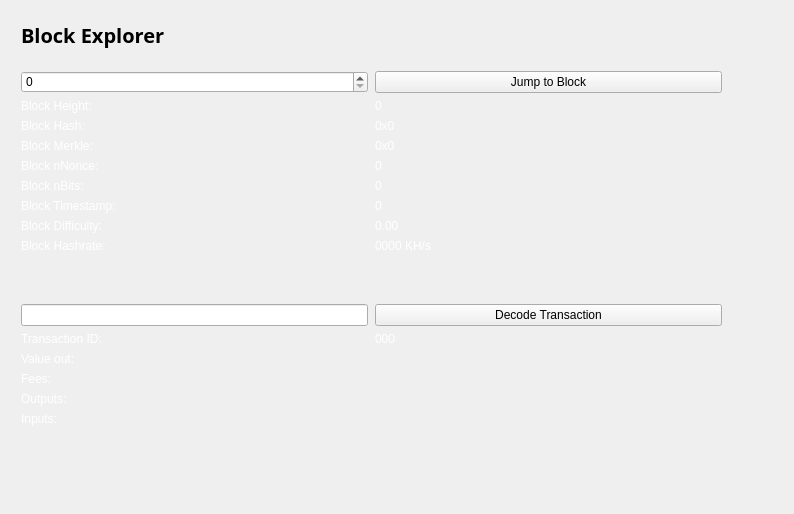
<?xml version="1.0" encoding="UTF-8"?>
<ui version="4.0">
 <class>BlockBrowser</class>
 <widget class="QWidget" name="BlockBrowser">
  <property name="windowModality">
   <enum>Qt::NonModal</enum>
  </property>
  <property name="enabled">
   <bool>true</bool>
  </property>
  <property name="geometry">
   <rect>
    <x>0</x>
    <y>0</y>
    <width>794</width>
    <height>514</height>
   </rect>
  </property>
  <property name="sizePolicy">
   <sizepolicy hsizetype="Preferred" vsizetype="Preferred">
    <horstretch>0</horstretch>
    <verstretch>0</verstretch>
   </sizepolicy>
  </property>
  <property name="minimumSize">
   <size>
    <width>0</width>
    <height>0</height>
   </size>
  </property>
  <property name="acceptDrops">
   <bool>false</bool>
  </property>
  <property name="windowTitle">
   <string>Form</string>
  </property>
  <property name="autoFillBackground">
   <bool>false</bool>
  </property>
  <property name="styleSheet">
   <string notr="true">color: white;</string>
  </property>
  <layout class="QGridLayout">
   <property name="sizeConstraint">
    <enum>QLayout::SetMaximumSize</enum>
   </property>
   <property name="leftMargin">
    <number>21</number>
   </property>
   <property name="topMargin">
    <number>21</number>
   </property>
   <property name="rightMargin">
    <number>10</number>
   </property>
   <item row="1" column="0">
    <widget class="QWidget" name="widget" native="true">
     <widget class="QWidget" name="layoutWidget">
      <property name="geometry">
       <rect>
        <x>0</x>
        <y>0</y>
        <width>699</width>
        <height>27</height>
       </rect>
      </property>
      <layout class="QHBoxLayout" name="horizontalLayout_4">
       <property name="spacing">
        <number>7</number>
       </property>
       <item>
        <widget class="QLabel" name="label_5">
         <property name="font">
          <font>
           <family>Open Sans,sans-serif</family>
          </font>
         </property>
         <property name="styleSheet">
          <string notr="true">color: white;</string>
         </property>
         <property name="text">
          <string>&lt;html&gt;&lt;head/&gt;&lt;body&gt;&lt;p&gt;&lt;span style=&quot; font-size:20px; font-weight:600; color:#000000;&quot;&gt;Block Explorer &lt;/span&gt;&lt;/p&gt;&lt;/body&gt;&lt;/html&gt;</string>
         </property>
        </widget>
       </item>
       <item>
        <spacer name="horizontalSpacer_2">
         <property name="orientation">
          <enum>Qt::Horizontal</enum>
         </property>
         <property name="sizeHint" stdset="0">
          <size>
           <width>40</width>
           <height>20</height>
          </size>
         </property>
        </spacer>
       </item>
      </layout>
     </widget>
     <widget class="QWidget" name="layoutWidget_2">
      <property name="geometry">
       <rect>
        <x>0</x>
        <y>50</y>
        <width>701</width>
        <height>400</height>
       </rect>
      </property>
      <layout class="QGridLayout" name="gridLayout_3" rowstretch="0,0,0,0,0,0,0,0,0,0,0,0,0,0,0,0,0,0,0" columnstretch="0,0">
       <property name="sizeConstraint">
        <enum>QLayout::SetDefaultConstraint</enum>
       </property>
       <property name="horizontalSpacing">
        <number>7</number>
       </property>
       <item row="18" column="0">
        <spacer name="verticalSpacer">
         <property name="orientation">
          <enum>Qt::Vertical</enum>
         </property>
         <property name="sizeHint" stdset="0">
          <size>
           <width>20</width>
           <height>40</height>
          </size>
         </property>
        </spacer>
       </item>
       <item row="12" column="1">
        <widget class="QPushButton" name="txButton">
         <property name="styleSheet">
          <string notr="true">color: black;</string>
         </property>
         <property name="text">
          <string>Decode Transaction</string>
         </property>
        </widget>
       </item>
       <item row="17" column="0">
        <widget class="QLabel" name="inputLabel">
         <property name="text">
          <string>Inputs:</string>
         </property>
         <property name="alignment">
          <set>Qt::AlignLeading|Qt::AlignLeft|Qt::AlignTop</set>
         </property>
        </widget>
       </item>
       <item row="10" column="1">
        <widget class="QLabel" name="pawBox">
         <property name="text">
          <string>0000 KH/s</string>
         </property>
        </widget>
       </item>
       <item row="14" column="0">
        <widget class="QLabel" name="valueLabel">
         <property name="text">
          <string>Value out:</string>
         </property>
        </widget>
       </item>
       <item row="13" column="0">
        <widget class="QLabel" name="txLabel">
         <property name="text">
          <string>Transaction ID:</string>
         </property>
        </widget>
       </item>
       <item row="9" column="1">
        <widget class="QLabel" name="hardBox">
         <property name="text">
          <string>0.00</string>
         </property>
        </widget>
       </item>
       <item row="13" column="1">
        <widget class="QLabel" name="txID">
         <property name="text">
          <string>000</string>
         </property>
        </widget>
       </item>
       <item row="17" column="1">
        <widget class="QLabel" name="inputBox">
         <property name="text">
          <string/>
         </property>
         <property name="alignment">
          <set>Qt::AlignLeading|Qt::AlignLeft|Qt::AlignTop</set>
         </property>
        </widget>
       </item>
       <item row="14" column="1">
        <widget class="QLabel" name="valueBox">
         <property name="text">
          <string/>
         </property>
        </widget>
       </item>
       <item row="9" column="0">
        <widget class="QLabel" name="hardLabel">
         <property name="text">
          <string>Block Difficulty:</string>
         </property>
        </widget>
       </item>
       <item row="1" column="0">
        <widget class="QSpinBox" name="heightBox">
         <property name="sizePolicy">
          <sizepolicy hsizetype="Preferred" vsizetype="Fixed">
           <horstretch>0</horstretch>
           <verstretch>0</verstretch>
          </sizepolicy>
         </property>
         <property name="styleSheet">
          <string notr="true">color: black;</string>
         </property>
         <property name="maximum">
          <number>99999999</number>
         </property>
        </widget>
       </item>
       <item row="3" column="0">
        <widget class="QLabel" name="heightLabel_2">
         <property name="text">
          <string>Block Height:</string>
         </property>
        </widget>
       </item>
       <item row="8" column="1">
        <widget class="QLabel" name="timeBox">
         <property name="text">
          <string>0</string>
         </property>
        </widget>
       </item>
       <item row="1" column="1">
        <widget class="QPushButton" name="blockButton">
         <property name="styleSheet">
          <string notr="true">color: black;</string>
         </property>
         <property name="text">
          <string>Jump to Block</string>
         </property>
        </widget>
       </item>
       <item row="5" column="0">
        <widget class="QLabel" name="merkleLabel">
         <property name="text">
          <string>Block Merkle:</string>
         </property>
        </widget>
       </item>
       <item row="4" column="0">
        <widget class="QLabel" name="hashLabel">
         <property name="text">
          <string>Block Hash:</string>
         </property>
        </widget>
       </item>
       <item row="15" column="1">
        <widget class="QLabel" name="feesBox">
         <property name="text">
          <string/>
         </property>
        </widget>
       </item>
       <item row="10" column="0">
        <widget class="QLabel" name="pawLabel">
         <property name="text">
          <string>Block Hashrate:</string>
         </property>
        </widget>
       </item>
       <item row="3" column="1">
        <widget class="QLabel" name="heightLabel">
         <property name="text">
          <string>0</string>
         </property>
        </widget>
       </item>
       <item row="15" column="0">
        <widget class="QLabel" name="feesLabel">
         <property name="text">
          <string>Fees:</string>
         </property>
        </widget>
       </item>
       <item row="7" column="0">
        <widget class="QLabel" name="bitsLabel">
         <property name="text">
          <string>Block nBits:</string>
         </property>
        </widget>
       </item>
       <item row="7" column="1">
        <widget class="QLabel" name="bitsBox">
         <property name="text">
          <string>0</string>
         </property>
        </widget>
       </item>
       <item row="5" column="1">
        <widget class="QLabel" name="merkleBox">
         <property name="minimumSize">
          <size>
           <width>187</width>
           <height>0</height>
          </size>
         </property>
         <property name="text">
          <string>0x0</string>
         </property>
        </widget>
       </item>
       <item row="16" column="0">
        <widget class="QLabel" name="outputLabel">
         <property name="text">
          <string>Outputs:</string>
         </property>
         <property name="alignment">
          <set>Qt::AlignLeading|Qt::AlignLeft|Qt::AlignTop</set>
         </property>
        </widget>
       </item>
       <item row="16" column="1">
        <widget class="QLabel" name="outputBox">
         <property name="text">
          <string/>
         </property>
         <property name="alignment">
          <set>Qt::AlignLeading|Qt::AlignLeft|Qt::AlignTop</set>
         </property>
        </widget>
       </item>
       <item row="6" column="0">
        <widget class="QLabel" name="nonceLabel">
         <property name="text">
          <string>Block nNonce:</string>
         </property>
        </widget>
       </item>
       <item row="6" column="1">
        <widget class="QLabel" name="nonceBox">
         <property name="text">
          <string>0</string>
         </property>
        </widget>
       </item>
       <item row="8" column="0">
        <widget class="QLabel" name="timeLabel">
         <property name="text">
          <string>Block Timestamp:</string>
         </property>
        </widget>
       </item>
       <item row="4" column="1">
        <widget class="QLabel" name="hashBox">
         <property name="enabled">
          <bool>true</bool>
         </property>
         <property name="sizePolicy">
          <sizepolicy hsizetype="Preferred" vsizetype="Preferred">
           <horstretch>0</horstretch>
           <verstretch>0</verstretch>
          </sizepolicy>
         </property>
         <property name="minimumSize">
          <size>
           <width>0</width>
           <height>0</height>
          </size>
         </property>
         <property name="text">
          <string>0x0</string>
         </property>
        </widget>
       </item>
       <item row="12" column="0">
        <widget class="QLineEdit" name="txBox">
         <property name="sizePolicy">
          <sizepolicy hsizetype="Preferred" vsizetype="Fixed">
           <horstretch>0</horstretch>
           <verstretch>0</verstretch>
          </sizepolicy>
         </property>
         <property name="styleSheet">
          <string notr="true">color: black;</string>
         </property>
         <property name="inputMask">
          <string comment="Transaction id" extracomment="Transaction id"/>
         </property>
         <property name="placeholderText">
          <string comment="Transaction ID" extracomment="Transaction ID"/>
         </property>
        </widget>
       </item>
       <item row="11" column="0">
        <spacer name="verticalSpacer_2">
         <property name="orientation">
          <enum>Qt::Vertical</enum>
         </property>
         <property name="sizeHint" stdset="0">
          <size>
           <width>20</width>
           <height>40</height>
          </size>
         </property>
        </spacer>
       </item>
      </layout>
     </widget>
    </widget>
   </item>
  </layout>
 </widget>
 <resources/>
 <connections/>
</ui>
